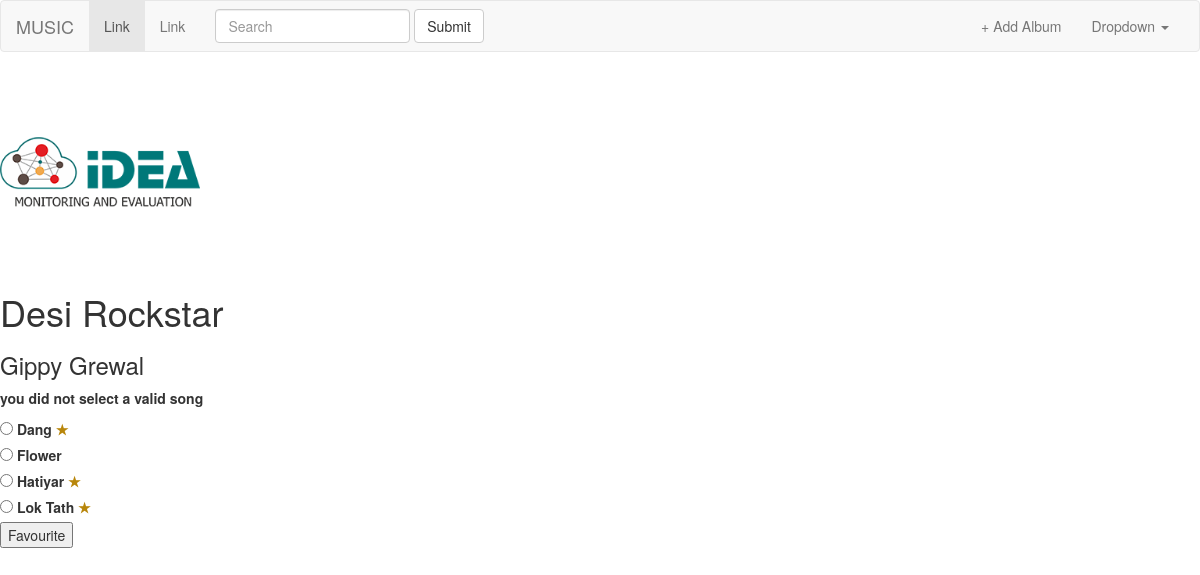
/music/1/favourite/, run on the app's committed database.
### music/models.py (models this page shows, shortened)
class Album(models.Model):
    artist = models.CharField(max_length=250)
    album_title = models.CharField(max_length=250)
    genre = models.CharField(max_length=100)
    album_logo = models.FileField()

class Song(models.Model):
    album = models.ForeignKey(Album, on_delete=models.CASCADE)
    file_type = models.CharField(max_length=10)
    song_title = models.CharField(max_length=1000)
    is_favourite = models.BooleanField(default=False)

### music/views.py (the view)
# urls.py: url(r'^(?P<pk>[0-9]+)/favourite/$', views.favourite, name='favourite'),
def favourite(request, pk):
    album = get_object_or_404(Album, pk=pk)
    try:
        selected_song = album.song_set.get(pk=request.POST['song'])
    except (KeyError, Song.DoesNotExist):
        return render(request, 'music/detail.html', {'album': album, 'error_message': "you did not select a valid song"})
    else:
        selected_song.is_favourite = True
        selected_song.save()
        return render(request, 'music/detail.html', {'album': album})

### music/templates/music/detail.html (shortened to what this page needs)
{% extends 'music/base.html' %}
{% block body %}
<img src="{{ album.album_logo.url }}" style="width:200px;" />
<h1>{{album.album_title}}</h1>
<h3>{{album.artist}}</h3>
{% if error_message %}
<p>
    <strong>{{ error_message }}</strong>
</p>
{% endif %}
<form action="{% url 'music:favourite' album.id %}" method="post">
    {% for song in album.song_set.all %}
    <input type="radio" id="song{{ forloop.counter }}" name="song" value="{{ song.id }}">
        <label for="song{{ forloop.counter }}">
            {{song.song_title}}
            {% if song.is_favourite %}
                <span style="color:darkgoldenrod;"> ★</span>
            {% endif %}
        </label>
        <br>
    {% endfor %}
    <input type="submit" value="Favourite"/>
</form>
{% endblock %}

### music/static/music/style.css (style rules this page uses)
body { background-color: rgb(173, 173, 173); }

### data on the page
Album: album_logo (picture), album_title "Desi Rockstar", artist "Gippy Grewal"
Song: song_title "Dang"
Song: song_title "Flower"
Song: song_title "Hatiyar"
Song: song_title "Lok Tath"

### other printed values
{{ error_message }} "you did not select a valid song"
